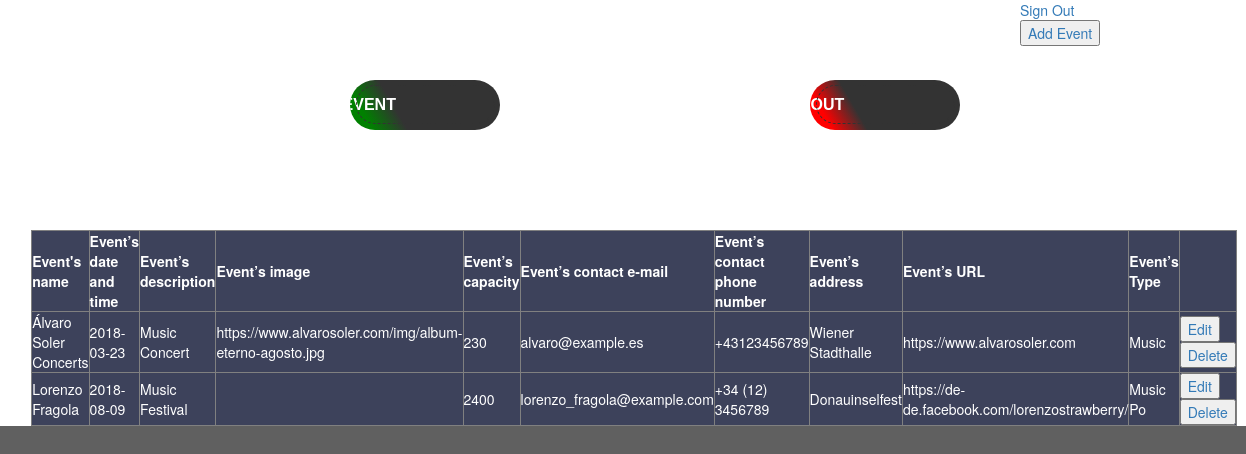
The page / on the database its author committed.
### tables this page shows
CREATE TABLE `events` (
  `id` int(11) NOT NULL,
  `events_name` varchar(255) NOT NULL,
  `events_date_and_time` date NOT NULL,
  `events_description` varchar(255) NOT NULL,
  `events_image` varbinary(500) NOT NULL,
  `events_capacity` varchar(255) NOT NULL,
  `events_contact_e_mail` varchar(255) NOT NULL,
  `events_contact_phone_number` varchar(255) NOT NULL,
  `events_address` varchar(255) NOT NULL,
  `events_url` varchar(255) NOT NULL,
  `events_type` varchar(255) NOT NULL,
  `active` int(1) NOT NULL DEFAULT '0'
);

### index.php (the view, shortened to what this page needs)
<?php require_once 'actions/db_connect.php'; ?>
<!DOCTYPE html>
<html>
<head>
    <link href="//netdna.bootstrapcdn.com/bootstrap/3.2.0/css/bootstrap.min.css" rel="stylesheet" id="bootstrap-css">
</head>
<body>
<?php include 'navbar.php'; ?>
<a href="logout.php?logout">Sign Out</a>
<div class="manageUser">
    <a href="create.php"><button type="button">Add Event</button></a>
    <table border="1" cellspacing="0" cellpadding="0">
        <thead>
            <tr>
                <th>Event's name</th>
                <th>Event’s date and time</th>
                <th>Event’s description</th>
                <th>Event’s image</th>
                <th>Event’s capacity</th>
                <th>Event’s contact e-mail</th>
                <th>Event’s contact phone number</th>
                <th>Event’s address</th>
                <th>Event’s URL</th>
                <th>Event’s Type</th>
            </tr>
        </thead>
        <tbody>
            <?php
            $sql = "SELECT * FROM events WHERE active = 0";
            $result = $connect->query($sql);
            if($result->num_rows > 0) {
                while($row = $result->fetch_assoc()) {
                    echo "<tr>
                                <td>".$row['events_name']." </td>
                                <td> ".$row['events_date_and_time']."  </td>
                                <td>".$row['events_description']."</td>
                                <td>".$row['events_image']."  </td>
                                <td>".$row['events_capacity']."  </td>
                                <td>".$row['events_contact_e_mail']."  </td>
                                <td>".$row['events_contact_phone_number']."  </td>
                                <td>".$row['events_address']."  </td>
                                <td>".$row['events_url']."  </td>
                                <td>".$row['events_type']."  </td>
                                <td>
                                    <a href='update.php?id=".$row['id']."'><button type='button'>Edit</button></a>
                                    <a href='delete.php?id=".$row['id']."'><button type='button'>Delete</button></a>
                                </td>
                          </tr>";
                }
            } else {
                echo "<tr><td colspan='10'><center>No Data Avaliable</center></td></tr>";
            }
            ?>
        </tbody>
    </table>
</div>
</body>
</html>

### navbar.php (shortened to what this page needs)
<!DOCTYPE html>
<html>
<head>
    <link rel="stylesheet" href="">
</head>
<body>
    <nav>
        <div class="outer">
            <a href="create.php" class="inner color6"> ADD EVENT </a>
        </div>
        <div class="outer">
            <a href="logout.php?logout" class="inner color5"> LOGOUT </a>
        </div>
    </nav>
</body>
</html>

### index.php (style rules this page uses)
body { background-image: url('img/giphy2.png'); background-size: 1300px 700px; background-repeat: no-repeat; background-attachment: fixed; color: white; }
.manageUser { width: 95%; margin: auto; }
nav { padding: 50px; text-align: center; }
&:last-child { border-radius: 0px 0px 5px 5px; }
table { width: 100px; height: 100px; background: #3D425B; position: relative; -webkit-animation: mymove 0s infinite; animation: mymove 0s infinite; }

### navbar.php (style rules this page uses)
.outer { margin-top: 30px; margin-left: 300px; margin-bottom: 50px; width: 150px; height: 50px; overflow-x:hidden; position: relative; float: left; margin-right: 10px; border-radius:50px; }
.inner { width: 300px; height: 50px; font:bold 16px/50px "arial"; position: absolute; right: 0; color:white; text-align: center; text-decoration: none; white-space: pre; transition: width .7s, color .7s; }
.inner:before { content:""; position: absolute; width: 139px; height: 39px; right: 5px; top: 5px; border-radius:50px; border:1px dashed #333; }
.color5 { background:linear-gradient(60deg, red 150px,#333 180px, #333); }
.color6 { background:linear-gradient(60deg, green 150px,#333 180px, #333); }
nav { float: left; }

### rows shown on the page
events: events_name "Álvaro Soler Concerts", events_date_and_time "2018-03-23", events_description "Music Concert", events_image "https://www.alvarosoler.com/img/album-eterno-agosto.jpg", events_capacity "230", events_contact_e_mail "alvaro@example.es", events_contact_phone_number "+43123456789", events_address "Wiener Stadthalle", events_url "https://www.alvarosoler.com", events_type "Music"
events: events_name "Lorenzo Fragola", events_date_and_time "2018-08-09", events_description "Music Festival", events_capacity "2400", events_contact_e_mail "lorenzo_fragola@example.com", events_contact_phone_number "+34 (12) 3456789", events_address "Donauinselfest", events_url "https://de-de.facebook.com/lorenzostrawberry/", events_type "Music Po"
